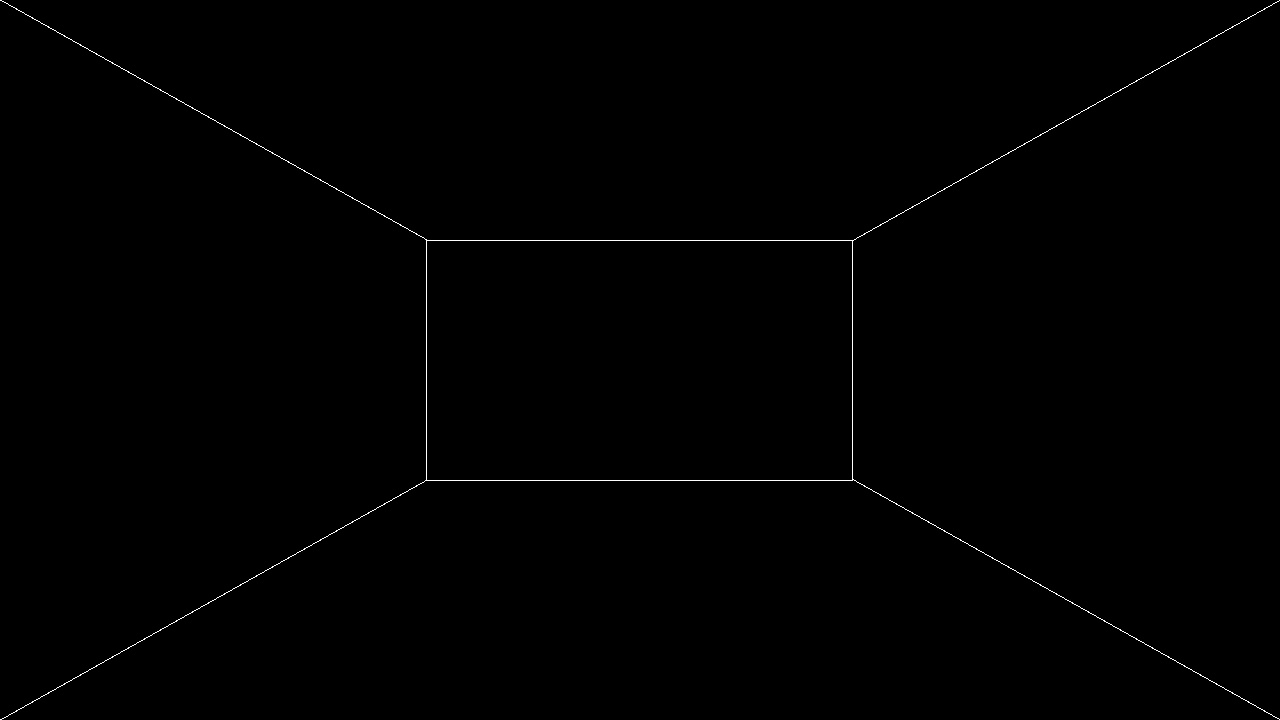
//> input picture 7.pinjie/3.pinjie/3.替换拼接(ok1)/2.me/2.新的调试/result.jpg, 1280 x 720 px
$ ./main   (built with g++ and OpenCV 4)
//> lines starting //> are read from the running program, lines starting //| are printed output that depends on the picture; after the words box and inside, x2 and y2 are one past the last pixel; in counts of white or black regions, pixels touching at a corner belong together
#include <opencv2/opencv.hpp>
#include <opencv2/highgui/highgui_c.h>

using namespace cv;
using namespace std;

void rotate_arbitrarily_angle(Mat &src,Mat &dst,float angle)
{
    float radian = (float)(angle/180.0 * CV_PI);
//旋转填充图像
    int maxBorder = (int) (max(src.cols, src.rows)* 1.414 );
    int dx = (maxBorder - src.cols)/2;
    int dy = (maxBorder - src.rows)/2;
    copyMakeBorder(src, dst, dy, dy, dx, dx, BORDER_CONSTANT);
    //旋转
     Point2f center( (float)(dst.cols/2) , (float) (dst.rows/2));
    Mat affine_matrix = getRotationMatrix2D( center, angle, 1.0 );//求得旋转矩阵
    warpAffine(dst, dst, affine_matrix, dst.size());
    //计算图像旋转之后包含图像的最大的矩形
    float sinVal = abs(sin(radian));
    float cosVal = abs(cos(radian));
    Size targetSize( (int)(src.cols * cosVal +src.rows * sinVal),
                     (int)(src.cols * sinVal + src.rows * cosVal) );

    //剪掉多余边框
    int x = (dst.cols - targetSize.width) / 2;
    int y = (dst.rows - targetSize.height) / 2;
    Rect rect(x, y, targetSize.width, targetSize.height);
    dst = Mat(dst,rect);
}


int main(int argc, char** argv)
{

	// Read in the image.
	//Mat im_src = imread("first-image.jpg");
	Mat im_src = imread("result.jpg");
//> im_src is the input picture: 720 rows x 1280 cols, CV_8UC3; min 0, max 255, mean 0.9
	Size size = im_src.size();
//> size = Size(1280, 720)

	// Create a vector of points.

 	Mat im_dst = imread("top_resize.jpg");
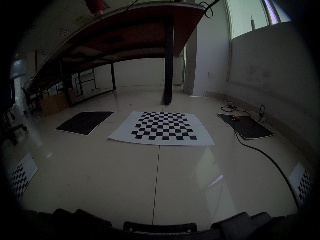
//> input picture 7.pinjie/3.pinjie/3.替换拼接(ok1)/2.me/2.新的调试/top_resize.jpg, 320 x 240 px
//> im_dst is the input picture: 240 rows x 320 cols, CV_8UC3; mean B, G, R 45.2, 46.5, 46
	//Mat im_black = imread("black.jpg");
	//Mat im_right = imread("right.jpg");
	//Mat img_left = imread("left.jpg");
	Mat black_rotate,right_rotate,left_rotate;
	// [6 lines of commented-out code are left out]

	vector<Point2f> pts_src;
	pts_src.push_back(Point2f(103.9, 330.1));
	pts_src.push_back(Point2f(242.45, 321.59));
	pts_src.push_back(Point2f(242.45, 330.1));
	pts_src.push_back(Point2f(103.9, 321.59));
	circle(im_src, Point2f(103.9, 330.1), 1, Scalar(0, 255, 255), 5, CV_AA);
//> im_src: 720 rows x 1280 cols, CV_8UC3; 87 pixels changed, all inside (x1, y1, x2, y2) = (99, 326, 110, 336)
	circle(im_src, Point2f(242.45, 321.59), 1, Scalar(0, 255, 255), 5, CV_AA);
//> im_src: 720 rows x 1280 cols, CV_8UC3; mean B, G, R 0.9, 0.9, 0.9
	circle(im_src, Point2f(242.45, 330.1), 1, Scalar(0, 255, 255), 5, CV_AA);
//> im_src: 720 rows x 1280 cols, CV_8UC3; mean B, G, R 0.9, 0.9, 0.9
	circle(im_src, Point2f(103.9, 321.59), 1, Scalar(0, 255, 255), 5, CV_AA);
//> im_src: 720 rows x 1280 cols, CV_8UC3; mean B, G, R 0.9, 0.9, 0.9

	vector<Point2f> points_top(4);
	points_top[0] = Point(586.039/4,346.715/4);
	points_top[1] = Point(714.968/4, 351.354/4);
	points_top[2] = Point(749.327/4, 409.65/4);
	points_top[3] = Point(544.286/4, 406.309/4);

	// Destination image
	//Mat im_dst = imread("times-square.jpg");


	// Set data for mouse handler
	Mat im_temp = im_dst.clone();

	//userdata data;
	//data.im = im_temp;


	Mat H = findHomography(pts_src, points_top,0);


	Mat logo;
	warpPerspective(im_src, logo,H,im_dst.size());
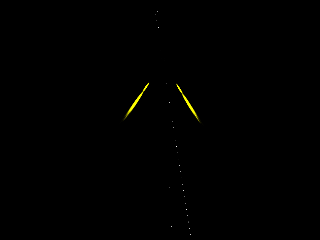
//> logo: 240 rows x 320 cols, CV_8UC3; mean B, G, R 0, 0.6, 0.6
	imshow("Image1", im_src);
	//阈值化
	Mat logo1;
	threshold(logo,logo1,0,255,1);
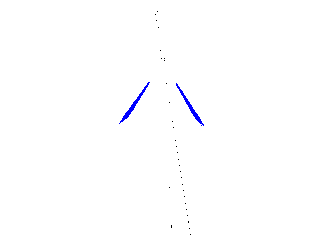
//> logo1: 240 rows x 320 cols, CV_8UC3; mean B, G, R 254.9, 253.9, 253.9

	im_dst.copyTo(logo,logo1);//把im_dst和logo1做 与 运算后再和logo相加


	//imwrite("final.jpg",logo);
	//imwrite("final_black.jpg",logo_black);

	// Display image.


	imshow("Image", logo);

#if 0
//black
	// 定义两个平面上四个角坐标
	vector<Point> src_black_corners(4);
	vector<Point> dst_black_corners(4);
	src_black_corners[0] = Point(logo.cols/3, logo.rows/3*2);

	src_black_corners[1] = Point(logo.cols/3*2, logo.rows/3*2);

	src_black_corners[2] = Point(logo.cols, logo.rows);

	src_black_corners[3] = Point(0, logo.rows);
	// 目标平面四个角坐标

	dst_black_corners[0] = Point(black_rotate.cols/3,black_rotate.rows/3*2);

	dst_black_corners[1] = Point(black_rotate.cols/3*2, black_rotate.rows/3*2);

	dst_black_corners[2] = Point(black_rotate.cols, black_rotate.rows);

	dst_black_corners[3] = Point(0, black_rotate.rows);

	Mat im_temp_black = black_rotate.clone();

	Mat H_black = findHomography(src_black_corners, dst_black_corners,0);

	Mat logo_black;
	warpPerspective(logo, logo_black,H_black,black_rotate.size());

	Mat logo1_black;
	threshold(logo_black,logo1_black,0,255,1);

	black_rotate.copyTo(logo_black,logo1_black);
	//imshow("Image_black", logo_black);


//right
	vector<Point> src_right_corners(4);
	vector<Point> dst_right_corners(4);
	src_right_corners[0] = Point(logo_black.cols/3*2, logo_black.rows/3);

	src_right_corners[1] = Point(logo_black.cols, 0);

	src_right_corners[2] = Point(logo_black.cols, logo_black.rows);

	src_right_corners[3] = Point(logo_black.cols/3*2, logo_black.rows/3*2);
	// 目标平面四个角坐标

	dst_right_corners[0] = Point(right_rotate.cols/3*2, right_rotate.rows/3);

	dst_right_corners[1] = Point(right_rotate.cols, 0);

	dst_right_corners[2] = Point(right_rotate.cols, right_rotate.rows);

	dst_right_corners[3] = Point(right_rotate.cols/3*2,right_rotate.rows/3*2);//1280-720


	Mat im_temp_right = right_rotate.clone();

	Mat H_right = findHomography(src_right_corners, dst_right_corners,0);

	Mat logo_right;
	warpPerspective(logo_black, logo_right,H_right,right_rotate.size());

	Mat logo1_right;
	threshold(logo_right,logo1_right,0,255,1);

	right_rotate.copyTo(logo_right,logo1_right);
	//imshow("logo_right",logo_right);


// left
	vector<Point> src_left_corners(4);
	vector<Point> dst_left_corners(4);
	src_left_corners[0] = Point(0, 0);

	src_left_corners[1] = Point(logo_right.cols/3, logo_right.rows/3);

	src_left_corners[2] = Point(logo_right.cols/3, logo_right.rows/3*2);

	src_left_corners[3] = Point(0, logo_right.rows);
	// 目标平面四个角坐标

	dst_left_corners[0] = Point(0, 0);

	dst_left_corners[1] = Point(left_rotate.cols/3, left_rotate.rows/3);

	dst_left_corners[2] = Point(left_rotate.cols/3, left_rotate.rows/3*2);

	dst_left_corners[3] = Point(0,left_rotate.rows);//1280-720

	cout<<"***"<<endl;
	Mat im_temp_left = left_rotate.clone();

	Mat H_left = findHomography(src_left_corners, dst_left_corners,0);
cout<<"***"<<endl;
	Mat logo_left;
	warpPerspective(logo_right, logo_left,H_left,left_rotate.size());
	cout<<"***"<<endl;
	Mat logo1_left;
	threshold(logo_left,logo1_left,0,255,1);

	left_rotate.copyTo(logo_left,logo1_left);

	imshow("logo_left",logo_left);
	imwrite("pinjie.jpg",logo_left);
#endif
	waitKey(0);

	return 0;
}
